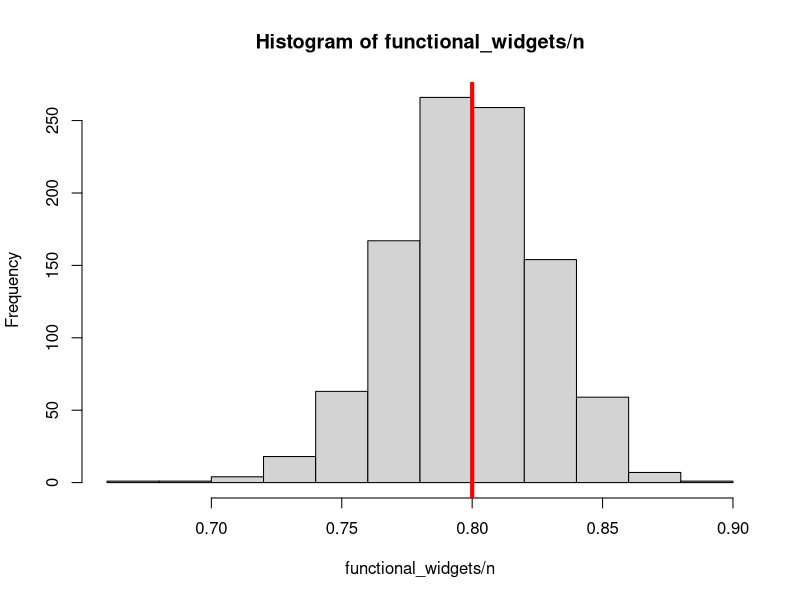
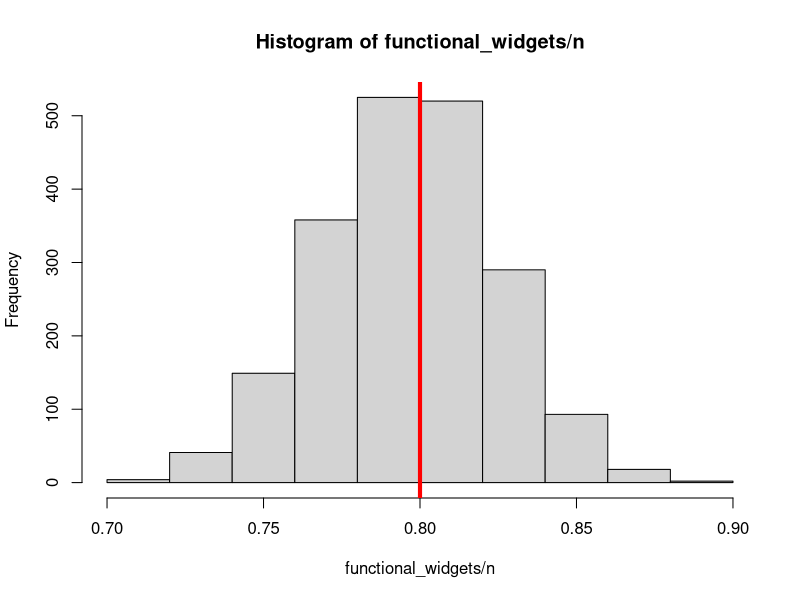
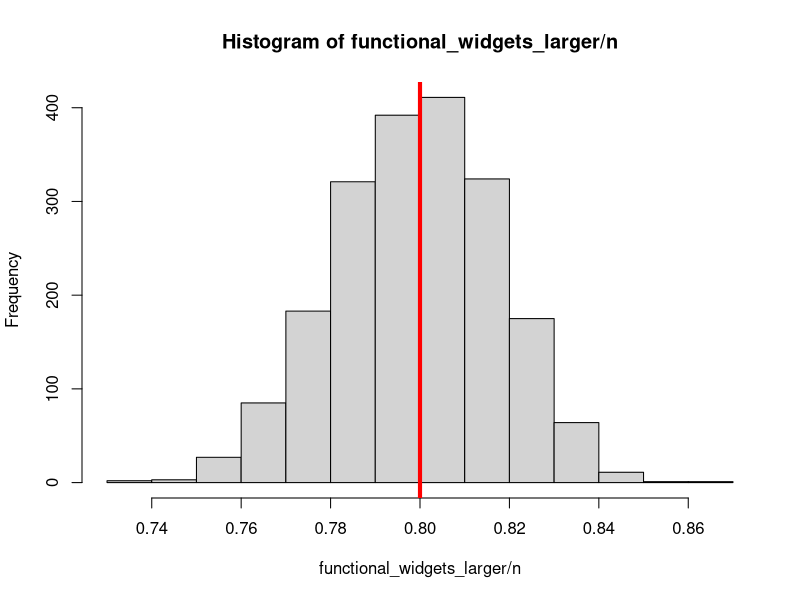
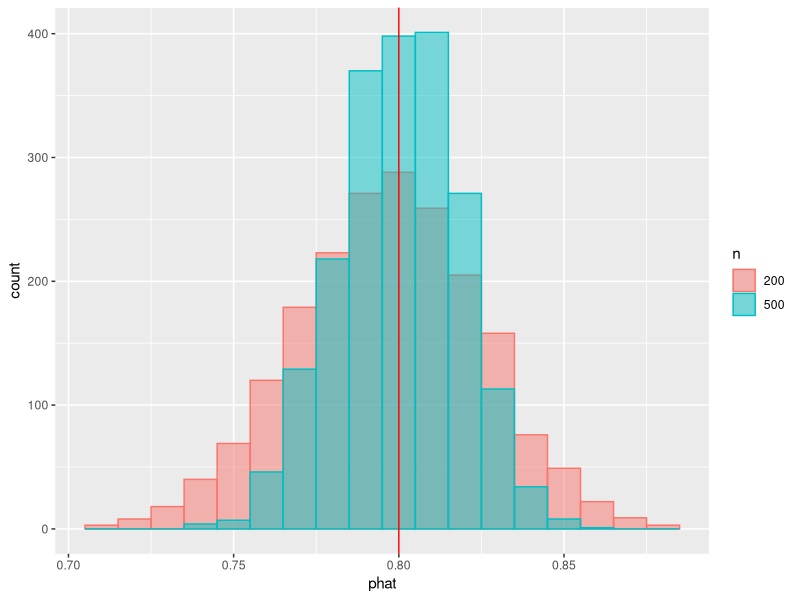
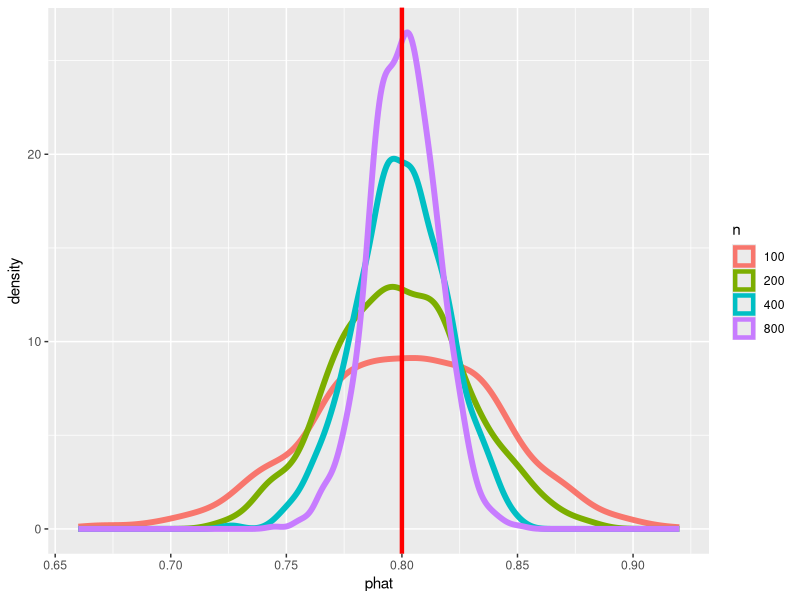
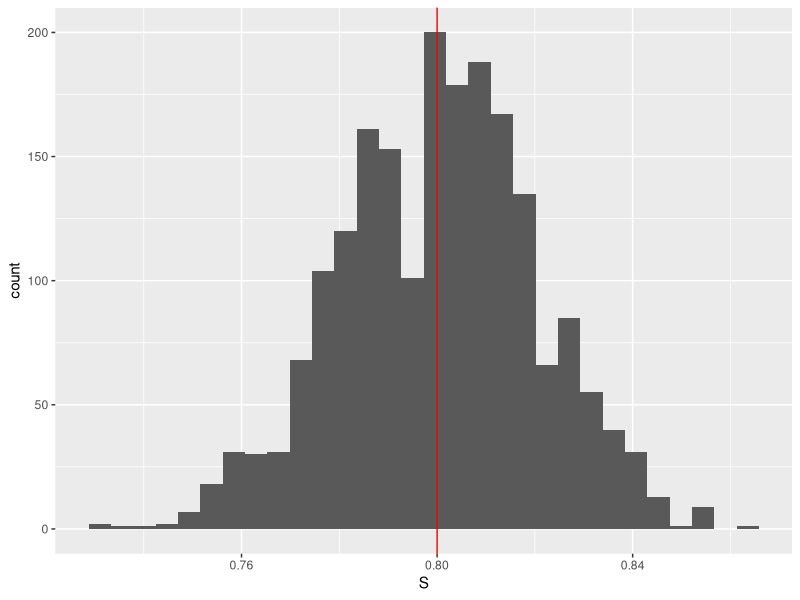
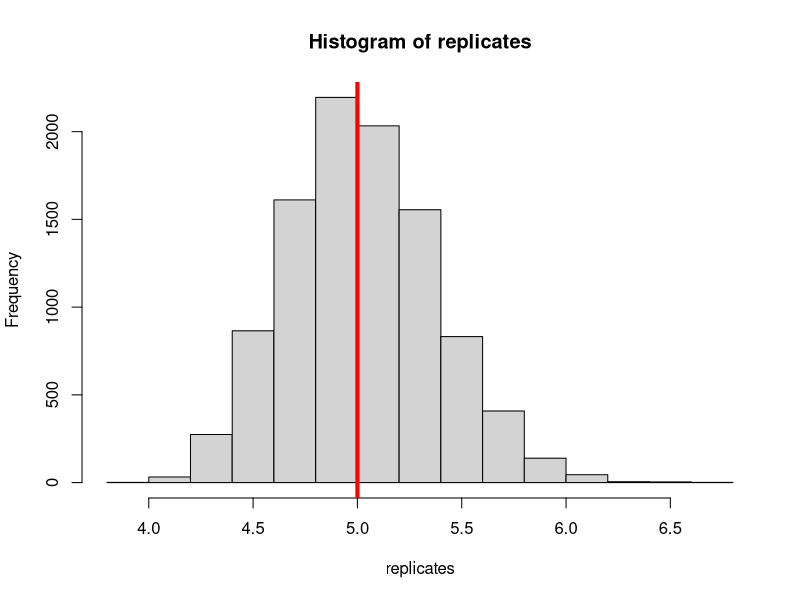

These charts were generated, in order, by the following R code:
## ---- chunk 1
require(ggplot2)
## ---- chunk 2
n <- 200; # We will examine n=200 widgets
p <- 0.8; # Suppose that 80% of widgets are functional
functional_widgets <- rbinom(1, size=n, p); # Draw one sample of widgets.
functional_widgets; # How many of the n widgets are functional?
## ---- chunk 3
# Let's wrap that up in a function for use later.
generate_widgets <- function(n,p) {
  return( rbinom(1, size=n, p) );
}
## ---- chunk 4
# Still n=200 widgets, 80% of which are functional.
n <- 200; p <- 0.8;

# This time, we'll generate lots of iterations
# of our experiment, and we'll make a histogram of our
# estimates of p.
# This is going to look a lot like Monte Carlo!
NMC <- 1000;
functional_widgets <- rep(NA, NMC);
for(i in 1:NMC) {
  functional_widgets[i] <- generate_widgets(n,p)
}
# Plot estimates of p, #functional/#observations
hist( functional_widgets/n );
# Draw a vertical line at the true value of p
abline( v=p, col='red', lwd=4 );
## ---- chunk 5
n <- 200; p <- 0.8; # Still n=200 widgets, 80% of which are functional.

# We'll generate lots of iterations
NMC <- 2000;
functional_widgets <- rep(NA, NMC);
for(i in 1:NMC) {
  functional_widgets[i] <- generate_widgets(n,p)
}
# Plot estimates of p, #functional/#observations
hist( functional_widgets/n );
# Draw a vertical line at the true value of p
abline( v=p, col='red', lwd=4 );
## ---- chunk 6
# n=500 widgets instead of 200, but still 80% are functional.
n <- 500; p <- 0.8;

# We'll generate lots of iterations
NMC <- 2000;
functional_widgets_larger <- rep(NA, NMC);
for(i in 1:NMC) {
  functional_widgets_larger[i] <- generate_widgets(n,p)
}
# Plot estimates of p, #functional/#observations
hist( functional_widgets_larger/n );
# Draw a vertical line at the true value of p
abline( v=p, col='red', lwd=4 );
## ---- chunk 7
p <- 0.8; # Still n=200 widgets, 80% of which are functional.

# Put the data into a data frame to pass to ggplot2.
phat <- c(functional_widgets/200, functional_widgets_larger/500 ); # "p hat", i.e., estimate of p.
n <- c( rep(200, 2000), rep(500, 2000) );
df <- data.frame( 'n'=as.factor(n), 'phat'=phat);

library(ggplot2)
pp <- ggplot( df, aes(x=phat, color=n, fill=n));
pp <- pp + geom_histogram( aes(), position='identity', alpha=0.5, binwidth=0.01);
pp <- pp + geom_vline( xintercept=p, color='red');
pp
## ---- chunk 8
p <- 0.8; # Still using 80% functional rate.

# Note: there are "cleaner" ways to build this data frame,
# but those ways are harder to understand on a first glance.
# At this stage of your career, "clumsy but easy to read"
# is better than "short but cryptic"
widgets_100 <- rbinom(1000, size=100, p);
widgets_200 <- rbinom(1000, size=200, p);
widgets_400 <- rbinom(1000, size=400, p);
widgets_800 <- rbinom(1000, size=800, p);

# Compute "p hat", i.e., estimate of p
phat <- c(widgets_100/100, widgets_200/200,
          widgets_400/400, widgets_800/800 );
n <- c( rep(100, 1000), rep(200, 1000), rep(400, 1000), rep(800, 1000) );

# Put the data into a data frame to pass to ggplot2.
df <- data.frame( 'n'=as.factor(n), 'phat'=phat);
pp <- ggplot( df, aes(x=phat, color=n ));
# Using a smoothed density instead of histogram for easy comparison
pp <- pp + geom_density( size=2 );
pp <- pp + geom_vline( xintercept=p, color='red', size=1.5);
pp
## ---- chunk 9
simulate_S <- function( n, p ) {
  functional_widgets <- rbinom(1, size=n, prob=p);
  # Our statistic is the fraction of the n widgets
  # that are functional.
  return(functional_widgets/n);
}

# Simulate n=200 widgets with functional probability p=0.8
simulate_S(200, 0.8) 
## ---- chunk 10
# Here's a function that will take our estimate S (= phat) and check if it is within 0.02 of p or not.
check_if_S_is_good <- function( S, p ) {
    return( abs(S-p) < 0.02)
}

# Now, let's simulate a lot of instances of our experiment
# and count up what fraction of the time our estimate is "good"
N_MC <- 2000; # Repeat the experiment 2000 times. N_MC = "number of Monte Carlo (MC) replicates"
n <- 200; p <- 0.8; # Still using n=200, p=0.8

# Create a data frame to store the outcome of our experiment.
# We are initially filling entries with NAs, which we will fill in as we run.
monte_carlo <- data.frame(replicate = 1:N_MC, S = rep(NA, N_MC), S_good = rep(NA, N_MC));

# Let's just check what the data frame looks like before we populate it.
head( monte_carlo )
## ---- chunk 11
# For each replicate, run the experiment and record results.
# We want to keep track of the value of S and whether or not S was good.
for(i in 1:N_MC){
    monte_carlo$S[i] <- simulate_S( n, p );
    monte_carlo$S_good[i] <- check_if_S_is_good(monte_carlo$S[i], p)
}

sum( monte_carlo$S_good )/N_MC
## ---- chunk 12
# This is the exact same setup except we're changing n from 200 to 400.
N_MC <- 2000; n <- 400; p <- 0.8; # Still using p=0.8 and 2000 Monte Carlo trials.

# Note that we don't really have to create the data frame again.
# We could, if we wanted, just overwrite it,
# but this is a good habit to be in
# to make sure we don't accidentally "reuse" old data.
monte_carlo <- data.frame( replicate = 1:N_MC,
                           S = rep(NA, N_MC),
                           S_good = rep(NA, N_MC));

for(i in 1:N_MC){
  monte_carlo$S[i] <- simulate_S( n, p );
  monte_carlo$S_good[i] <- check_if_S_is_good(monte_carlo$S[i], p)
}

sum( monte_carlo$S_good )/N_MC
## ---- chunk 13
# Just as a check, let's plot a histogram again.
pp <- ggplot(monte_carlo, aes(x = S)) + geom_histogram(bins = 30) + geom_vline( xintercept=p, col='red' )

pp
## ---- chunk 14
run_exprate_expt <- function( n, rate ) {
  data <- rexp(n=n, rate=5);
  Xbar <- mean( data )
  return( 1/Xbar )
}

M <- 1e4;
replicates <- rep(NA, M);
for (i in 1:M ) {
  replicates[i] <- run_exprate_expt(200, rate=5);
}
hist(replicates);
abline(v=5, col="red", lwd=4);
